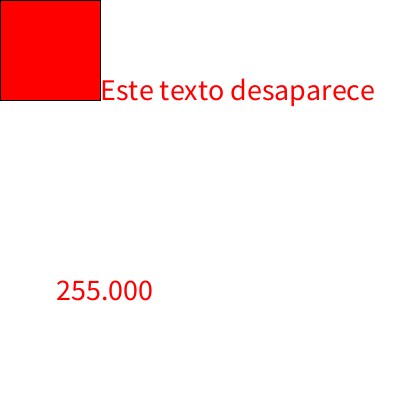
Frame 1 (no input)
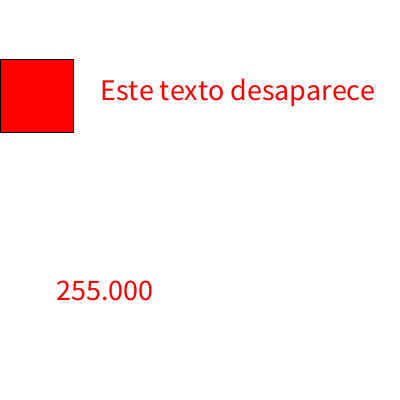
Frame 60 (the mouse pressed at the canvas centre just before this capture)
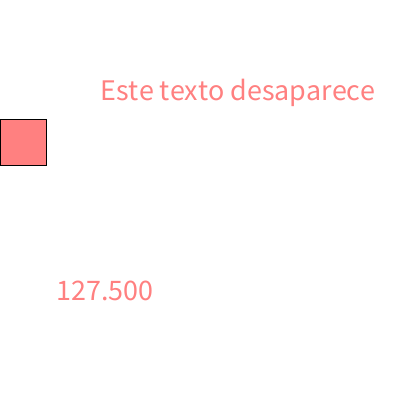
Frame 120 (the mouse held since frame 60 and released just before this capture)

The Processing sketch that drew these frames (run headless with seeded random() and noise(); from frame 60 on, the mouse is pressed at the canvas centre):

// Processing sketch: funcionMap
// ── funcionMap.pde
float opacidad;
float tama;
int posy;
void setup() {
  size(400, 400);
  textSize(30);
  opacidad = 255;
  tama = 100;
}
void draw() {
  background(255);

  opacidad = map(mouseX, 0, width, 255, 0);
  fill(255, 0, 0, opacidad);
  text(opacidad, 50, 300);
  text("Este texto desaparece", 100, 100);
  tama = map(posy, 0, height/2, 100, 10);
  rect(0, posy, tama, tama);
  posy++;
}
